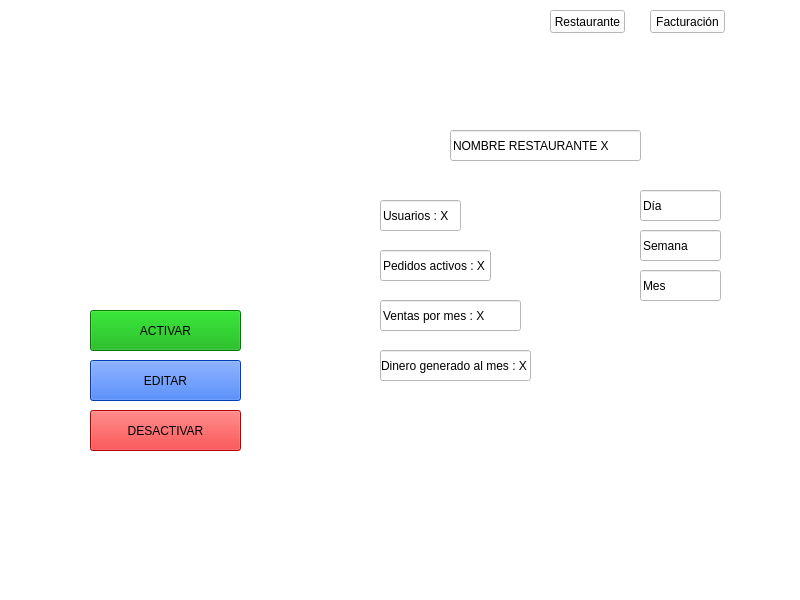
<?xml version="1.0" encoding="UTF-8"?>
<ui version="4.0">
 <class>Restaurante</class>
 <widget class="QMainWindow" name="Restaurante">
  <property name="geometry">
   <rect>
    <x>0</x>
    <y>0</y>
    <width>800</width>
    <height>600</height>
   </rect>
  </property>
  <property name="windowTitle">
   <string>MainWindow</string>
  </property>
  <property name="styleSheet">
   <string notr="true">background-color: rgb(255, 255, 255);</string>
  </property>
  <widget class="QWidget" name="centralwidget">
   <widget class="QPushButton" name="pushButton">
    <property name="geometry">
     <rect>
      <x>90</x>
      <y>310</y>
      <width>151</width>
      <height>41</height>
     </rect>
    </property>
    <property name="styleSheet">
     <string notr="true">background-color: rgb(0, 170, 0);</string>
    </property>
    <property name="text">
     <string>ACTIVAR</string>
    </property>
   </widget>
   <widget class="QPushButton" name="pushButton_2">
    <property name="geometry">
     <rect>
      <x>90</x>
      <y>360</y>
      <width>151</width>
      <height>41</height>
     </rect>
    </property>
    <property name="styleSheet">
     <string notr="true">background-color: rgb(0, 85, 255);</string>
    </property>
    <property name="text">
     <string>EDITAR</string>
    </property>
   </widget>
   <widget class="QPushButton" name="pushButton_3">
    <property name="geometry">
     <rect>
      <x>90</x>
      <y>410</y>
      <width>151</width>
      <height>41</height>
     </rect>
    </property>
    <property name="styleSheet">
     <string notr="true">background-color: rgb(255, 0, 0);</string>
    </property>
    <property name="text">
     <string>DESACTIVAR</string>
    </property>
   </widget>
   <widget class="QLabel" name="label">
    <property name="geometry">
     <rect>
      <x>330</x>
      <y>0</y>
      <width>151</width>
      <height>91</height>
     </rect>
    </property>
    <property name="text">
     <string/>
    </property>
    <property name="pixmap">
     <pixmap>image-uFlK5B6rP3-transformed-removebg-preview.png</pixmap>
    </property>
    <property name="scaledContents">
     <bool>true</bool>
    </property>
   </widget>
   <widget class="QLabel" name="label_2">
    <property name="geometry">
     <rect>
      <x>50</x>
      <y>100</y>
      <width>261</width>
      <height>171</height>
     </rect>
    </property>
    <property name="text">
     <string/>
    </property>
    <property name="pixmap">
     <pixmap>../../Downloads/istockphoto-1131230925-612x612.jpg</pixmap>
    </property>
    <property name="scaledContents">
     <bool>true</bool>
    </property>
   </widget>
   <widget class="QLineEdit" name="lineEdit">
    <property name="geometry">
     <rect>
      <x>450</x>
      <y>130</y>
      <width>191</width>
      <height>31</height>
     </rect>
    </property>
    <property name="text">
     <string>NOMBRE RESTAURANTE X</string>
    </property>
   </widget>
   <widget class="QLineEdit" name="lineEdit_2">
    <property name="geometry">
     <rect>
      <x>380</x>
      <y>200</y>
      <width>81</width>
      <height>31</height>
     </rect>
    </property>
    <property name="text">
     <string>Usuarios : X</string>
    </property>
   </widget>
   <widget class="QLineEdit" name="lineEdit_3">
    <property name="geometry">
     <rect>
      <x>380</x>
      <y>250</y>
      <width>111</width>
      <height>31</height>
     </rect>
    </property>
    <property name="text">
     <string>Pedidos activos : X</string>
    </property>
   </widget>
   <widget class="QLineEdit" name="lineEdit_4">
    <property name="geometry">
     <rect>
      <x>380</x>
      <y>300</y>
      <width>141</width>
      <height>31</height>
     </rect>
    </property>
    <property name="text">
     <string>Ventas por mes : X</string>
    </property>
   </widget>
   <widget class="QLineEdit" name="lineEdit_5">
    <property name="geometry">
     <rect>
      <x>380</x>
      <y>350</y>
      <width>151</width>
      <height>31</height>
     </rect>
    </property>
    <property name="text">
     <string>Dinero generado al mes : X</string>
    </property>
   </widget>
   <widget class="QLineEdit" name="lineEdit_6">
    <property name="geometry">
     <rect>
      <x>640</x>
      <y>270</y>
      <width>81</width>
      <height>31</height>
     </rect>
    </property>
    <property name="text">
     <string>Mes</string>
    </property>
   </widget>
   <widget class="QLineEdit" name="lineEdit_7">
    <property name="geometry">
     <rect>
      <x>640</x>
      <y>190</y>
      <width>81</width>
      <height>31</height>
     </rect>
    </property>
    <property name="text">
     <string>Día</string>
    </property>
   </widget>
   <widget class="QLineEdit" name="lineEdit_8">
    <property name="geometry">
     <rect>
      <x>640</x>
      <y>230</y>
      <width>81</width>
      <height>31</height>
     </rect>
    </property>
    <property name="text">
     <string>Semana</string>
    </property>
   </widget>
   <widget class="QPushButton" name="pushButton_4">
    <property name="geometry">
     <rect>
      <x>550</x>
      <y>10</y>
      <width>75</width>
      <height>23</height>
     </rect>
    </property>
    <property name="text">
     <string>Restaurante</string>
    </property>
   </widget>
   <widget class="QPushButton" name="pushButton_5">
    <property name="geometry">
     <rect>
      <x>650</x>
      <y>10</y>
      <width>75</width>
      <height>23</height>
     </rect>
    </property>
    <property name="text">
     <string>Facturación</string>
    </property>
   </widget>
  </widget>
  <widget class="QMenuBar" name="menubar">
   <property name="geometry">
    <rect>
     <x>0</x>
     <y>0</y>
     <width>800</width>
     <height>21</height>
    </rect>
   </property>
  </widget>
  <widget class="QStatusBar" name="statusbar"/>
 </widget>
 <resources/>
 <connections/>
</ui>
